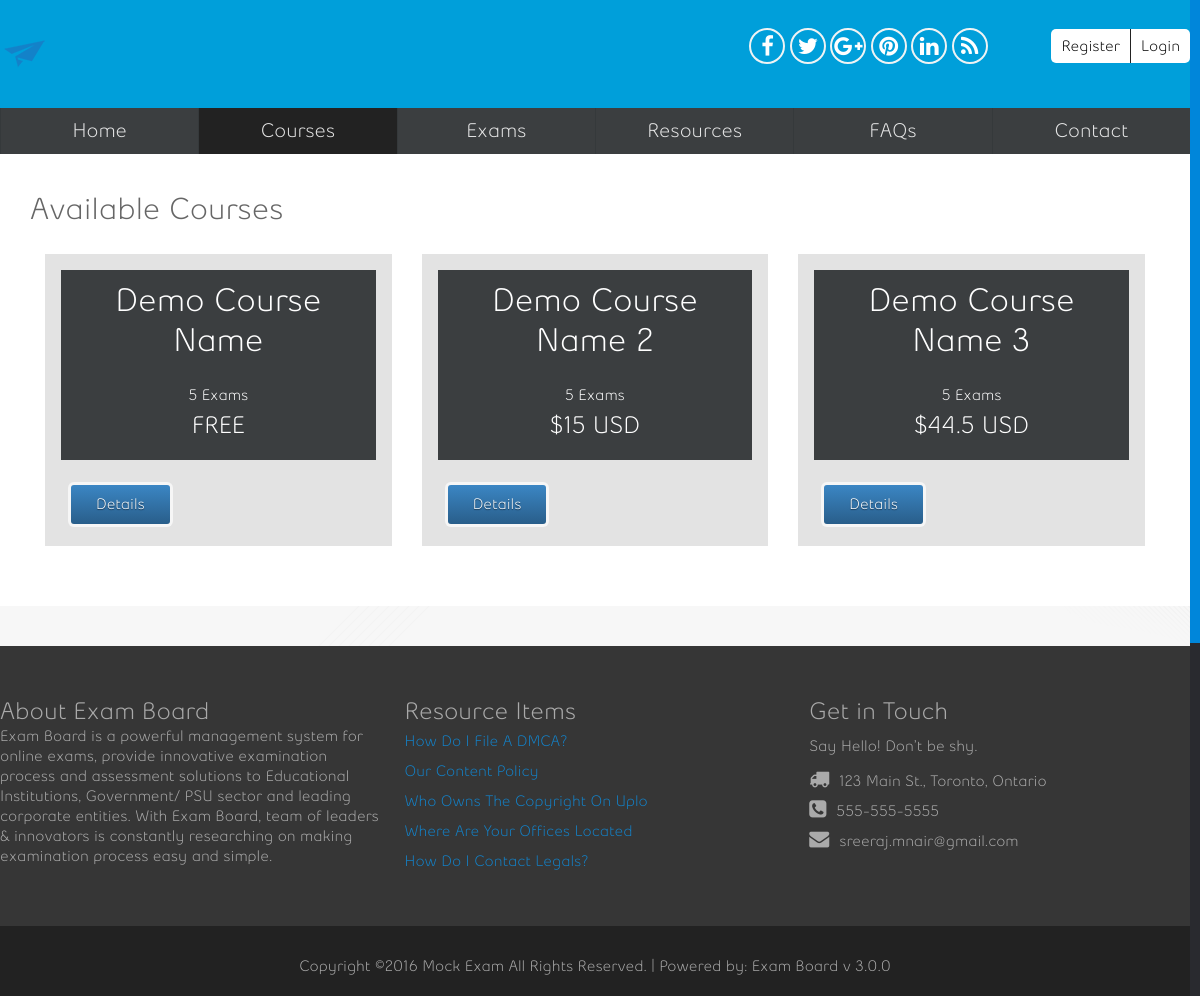
/courses.php, run on the app's committed database.
### tables this page shows
CREATE TABLE `settings` (
  `company` varchar(75) NOT NULL,
  `site_url` varchar(75) NOT NULL,
  `site_email` varchar(100) NOT NULL,
  `address` varchar(150) NOT NULL,
  `city` varchar(150) NOT NULL,
  `state` varchar(150) NOT NULL,
  `zip` varchar(16) NOT NULL,
  `phone` varchar(16) DEFAULT NULL,
  `fax` varchar(16) DEFAULT NULL,
  `logo` varchar(60) NOT NULL,
  `short_date` varchar(20) NOT NULL,
  `long_date` varchar(20) NOT NULL,
  `dtz` varchar(200) NOT NULL,
  `lang` varchar(2) NOT NULL DEFAULT 'en',
  `weekstart` tinyint(1) NOT NULL DEFAULT '1',
  `theme` varchar(30) DEFAULT NULL,
  `enable_reg` tinyint(1) NOT NULL DEFAULT '1',
  `enable_tax` tinyint(1) NOT NULL DEFAULT '0',
  `tax_name` varchar(55) NOT NULL,
  `tax_rate` varchar(8) NOT NULL DEFAULT '0',
  `tax_number` varchar(100) DEFAULT NULL,
  `enable_offline` tinyint(1) NOT NULL DEFAULT '1',
  `offline_info` text,
  `invoice_note` text,
  `invoice_number` varchar(40) DEFAULT NULL,
  `quote_number` varchar(40) DEFAULT NULL,
  `enable_uploads` tinyint(1) NOT NULL DEFAULT '1',
  `file_types` varchar(255) NOT NULL,
  `file_max` varchar(20) NOT NULL,
  `perpage` varchar(3) NOT NULL DEFAULT '10',
  `sbackup` varchar(50) DEFAULT NULL,
  `currency` varchar(4) DEFAULT NULL,
  `cur_symbol` varchar(6) DEFAULT NULL,
  `tsep` varchar(1) NOT NULL DEFAULT ',',
  `dsep` varchar(1) NOT NULL DEFAULT '.',
  `pp_email` varchar(50) DEFAULT NULL,
  `pp_pass` varchar(30) DEFAULT NULL,
  `pp_api` varchar(100) DEFAULT NULL,
  `pp_mode` tinyint(1) NOT NULL DEFAULT '0',
  `invdays` tinyint(1) NOT NULL DEFAULT '7',
  `mailer` enum('PHP','SMTP','SMAIL') NOT NULL DEFAULT 'PHP',
  `smtp_host` varchar(100) DEFAULT NULL,
  `smtp_user` varchar(50) DEFAULT NULL,
  `smtp_pass` varchar(50) DEFAULT NULL,
  `smtp_port` smallint(3) DEFAULT NULL,
  `sendmail` varchar(60) DEFAULT NULL,
  `is_ssl` tinyint(1) NOT NULL DEFAULT '0',
  `crmv` varchar(5) DEFAULT NULL,
  `passing_score` int(2) NOT NULL,
  `google_analytics` text NOT NULL,
  `social_gplus` varchar(75) NOT NULL,
  `social_twitter` varchar(75) NOT NULL,
  `social_facebook` varchar(75) NOT NULL,
  `social_pinterest` varchar(75) NOT NULL,
  `social_linkedin` varchar(75) NOT NULL,
  `social_rss` varchar(75) NOT NULL
);

CREATE TABLE `project_types` (
  `id` int(11) NOT NULL,
  `title` varchar(55) NOT NULL,
  `fees` float NOT NULL,
  `description` text NOT NULL,
  `recurring` int(11) NOT NULL,
  `period` varchar(11) NOT NULL,
  `days` int(11) NOT NULL
);

CREATE TABLE `resources` (
  `id` int(11) NOT NULL,
  `category` int(5) DEFAULT NULL,
  `title` varchar(30) DEFAULT NULL,
  `content` text NOT NULL
);

### lib/class_registry.php (called while the page is built, shortened)
<?php
  abstract class Registry
  {
      static $objects = array();
      public static function get($name)
      {
          return isset(self::$objects[$name]) ? self::$objects[$name] : null;
      }
      public static function set($name, $object)
      {
          self::$objects[$name] = $object;
      }
  }
?>

### init.php (called while the page is built, shortened)
<?php
  require_once(BASEPATH . "lib/class_db.php");
  require_once(BASEPATH . "lib/class_registry.php");
  require_once(BASEPATH . "lib/class_core.php");
  Registry::set('Core',new Core());
  $core = Registry::get("Core");
  require_once(BASEPATH . "lib/class_user.php");
  $user = Registry::get("Users");
  require_once(BASEPATH . "lib/class_content.php");
  $content = Registry::get("Content");
?>

### lib/class_core.php (called while the page is built, shortened)
<?php
  class Core
  {
      function __construct()
      {
          $this->getSettings();
          $this->year = (get('year')) ? get('year') : strftime('%Y');
          $this->month = (get('month')) ? get('month') : strftime('%m');
          $this->day = (get('day')) ? get('day') : strftime('%d');
          return mktime(0, 0, 0, $this->month, $this->day, $this->year);
      }
      private function getSettings()
      {
          $sql = "SELECT * FROM " . self::sTable;
          $row = Registry::get("Database")->first($sql);
          $this->company = $row->company;
          $this->site_email = $row->site_email;
          $this->address = $row->address;
          $this->city = $row->city;
          $this->state = $row->state;
          $this->phone = $row->phone;
          $this->logo = $row->logo;
		  $this->theme  = $row->theme;
          $this->crmv = $row->crmv;
		  $this->social_gplus = $row->social_gplus;
		  $this->social_facebook = $row->social_facebook;
		  $this->social_twitter = $row->social_twitter;
		  $this->social_pinterest = $row->social_pinterest;
		  $this->social_linkedin = $row->social_linkedin;
		  $this->social_rss = $row->social_rss;
      }
  }
?>

### lib/class_db.php (called while the page is built, shortened)
<?php
  class Database
  {
      private $server = "";
      private $user = "";
      private $pass = "";
      protected $link_id = 0;
      protected $query_id = 0;
      function __construct($server, $user, $pass, $database)
      {
          $this->server = $server;
          $this->user = $user;
          $this->pass = $pass;
      }
      public function connect()
      {
          $this->link_id = $this->connect_db($this->server, $this->user, $this->pass);
		  mysqli_set_charset($this->link_id, "utf8");
      }
      private function connect_db($server, $user, $pass)
      {
          return mysqli_connect($server, $user, $pass);
      }
      public function query($sql)
      {
          if (trim($sql != "")) {
              $this->query_id = mysqli_query($this->link_id, $sql);
          }
          return $this->query_id;
      }
      public function first($string, $type = false)
      {
          $query_id = $this->query($string);
          $record = $this->fetch($query_id, $type);
          return $record;
      }
      public function fetch($query_id, $type = false)
      {
          if ($query_id)
              $this->query_id = $query_id;
          if (isset($this->query_id)) {
              $record = ($type) ? mysqli_fetch_array($this->query_id, MYSQL_ASSOC) : mysqli_fetch_object($this->query_id);
          } else
              $this->error("Invalid query_id: <b>" . $this->query_id . "</b>. Records could not be fetched.");
          return $record;
      }
      public function fetch_all($sql, $type = false)
      {
          $query_id = $this->query($sql);
          $record = array();
          while ($row = $this->fetch($query_id, $type)) :
              $record[] = $row;
          endwhile;
          return $record;
      }
      private function free($query_id)
      {
          if ($query_id)
              $this->query_id = $query_id;
          return mysqli_free_result($this->query_id);
      }
  }
?>

### lib/class_user.php (called while the page is built, shortened)
<?php
  class Users
  {
      private function startSession()
      {
          $this->logged_in = $this->loginCheck();
      }
      private function loginCheck()
      {
          if (isset($_SESSION['username']) && $_SESSION['username'] != "Guest") {
              $row = $this->getUserInfo($_SESSION['username']);
              $this->uid = $row->id;
              $this->username = $row->username;
              $this->email = $row->email;
              $this->name = $row->fname . ' ' . $row->lname;
			  $this->ucompany = $row->company;
              $this->userlevel = $row->userlevel;
			  $this->avatar = $row->avatar;
              $this->sesid = sha1(session_id());
			  $this->currency = $row->currency;
              return true;
          } else {
              return false;
          }
      }
	  public function pfile()
	  {
		$file = $_SERVER["SCRIPT_NAME"];
		$break = Explode('/', $file);
		$pfile = $break[count($break) - 1];
		return $pfile;
	  }
  }
?>

### lib/class_content.php (called while the page is built, shortened)
<?php
  class Content
  {
      private static $db;
      public function __construct()
      {
          self::$db = Registry::get("Database");
      }
	  public function is_bot()
	  {
			return false;
	  }
	  public function tracker()
      {
		(isset($_SERVER['REMOTE_ADDR']) && $_SERVER['REMOTE_ADDR'] != '') ? $ip = $_SERVER['REMOTE_ADDR'] : $ip = 'undefined';
		(isset($_SERVER['QUERY_STRING']) && $_SERVER['QUERY_STRING'] != '') ? $query_string = $_SERVER['QUERY_STRING'] : $query_string = 'undefined';
		(isset($_SERVER['HTTP_REFERER']) && $_SERVER['HTTP_REFERER'] != '') ? $http_referer = $_SERVER['HTTP_REFERER'] : $http_referer = 'undefined';
		(isset($_SERVER['HTTP_USER_AGENT']) && $_SERVER['HTTP_USER_AGENT'] != '') ? $http_user_agent = $_SERVER['HTTP_USER_AGENT'] : $http_user_agent = 'undefined';
		if ($this->is_bot())
			$isbot = 1;
		else
			$isbot = 0;
		$country = '';
		$city = '';
		$date = date("Y-m-d");
		$time = date("H:i:s");
		$data = array(
			'country' => $country,
			'city' => $city,
			'created' => $date,
			'time' => $time,
			'ip' => $ip,
			'query_string' => $query_string,
			'http_referer' => $http_referer,
			'http_user_agent' => $http_user_agent,
			'isbot' => $isbot
		);
		self::$db->insert("tracker", $data);
      }
      public function getFWResources()
      {
		$sql = "SELECT id, title FROM resources ORDER BY `id` DESC LIMIT 5";
          $row = self::$db->fetch_all($sql);
          return ($row) ? $row : 0;
      }
      public function getProjectTypes()
      {
          $sql = "SELECT * FROM project_types";
          $row = self::$db->fetch_all($sql);
          return ($row) ? $row : 0;
      }
  }
?>

### lang/en.lang.php (called while the page is built, shortened)
<?php
  function lang($phrase)
  {
	  return $lang[$phrase];
  }
?>

### courses.php (the view, shortened to what this page needs)
<?php
  require_once("init.php");
?>
<?php include("header.php");?>
<?php $courses = $content->getProjectTypes();?>
<?php if($courses):?>
<div class="row xform course-box">
	<h1>Available Courses</h1>
	<?php foreach ($courses as $course):?>
	<section class="col col-4">
	  <div class="box">
		  <div class="course-upper">
			<a href="exams.php?sort=<?php echo $course->id;?>"><h1><?php echo $course->title;?></h1></a>
			<h4>5 Exams</h4>
			<?php if($course->fees <= 0){ ?>
			<h2>FREE</h2>
			<?php } else { ?>
			<h2>$<?php echo $course->fees;?> USD<?php if($course->recurring == 1){ echo '/' . $course->days . $course->period; } ?></h2>
			<?php } ?>
		  </div>
		  <div class="course-lower">
			<a href="exams.php?sort=<?php echo $course->id;?>" class="button course-details">Details</a>
		  </div>
	  </div>
	</section>
	<?php endforeach;?>
</div>
<?php endif;?>
<?php include("footer.php");?>

### header.php (shortened to what this page needs)
<!DOCTYPE html>
<html lang="en">
<head>
<link rel="stylesheet" href="theme/<?php echo $core->theme;?>/front/style/style.css"  type="text/css" />
<link rel="stylesheet" href="assets/style/jquery-ui.css" type="text/css" />
<link rel="stylesheet" type="text/css" href="assets/fancybox/jquery.fancybox.css" media="screen" />
<link rel="stylesheet" type="text/css" href="assets/style/flexslider.css" media="screen" />
<link href="//maxcdn.bootstrapcdn.com/font-awesome/4.2.0/css/font-awesome.min.css" rel="stylesheet">
<link rel="stylesheet" href="theme/<?php echo $core->theme;?>/front/style/new.css"  type="text/css" />
</head>
<body data-smooth-scrolling="1">
<div class="bg">
<div class="container" style="background: #009fda;">
<div class="in-grid">
    <section id="crumbs" class="row crumbs2">
      <div class="col grid_6">
        <a href="index.php"><?php echo ($core->logo) ? '<img src="'.SITEURL.'/uploads/'.$core->logo.'" alt="'.$core->company.'" class="front-logo"/>': $core->company;?></a>
      </div>
	  <div class="col grid_14">
		<ul class="social">
		<?php if($core->social_facebook != ''){ ?>
			<li><a href="<?php echo $core->social_facebook;?>" target="_blank"><i class="fa fa-facebook feature-icon"></i></a></li>
		<?php } if($core->social_twitter != ''){ ?>
			<li><a href="<?php echo $core->social_twitter;?>" target="_blank"><i class="fa fa-twitter feature-icon"></i></a></li>
		<?php } if($core->social_gplus != ''){ ?>
			<li><a href="<?php echo $core->social_gplus;?>" target="_blank"><i class="fa fa-google-plus feature-icon"></i></a></li>
		<?php } if($core->social_pinterest != ''){ ?>
			<li><a href="<?php echo $core->social_pinterest;?>" target="_blank"><i class="fa fa-pinterest feature-icon"></i></a></li>
		<?php } if($core->social_linkedin != ''){ ?>
			<li><a href="<?php echo $core->social_linkedin;?>" target="_blank"><i class="fa fa-linkedin feature-icon"></i></a></li>
		<?php } if($core->social_rss != ''){ ?>
			<li><a href="<?php echo $core->social_rss;?>" target="_blank"><i class="fa fa-rss feature-icon"></i></a></li>
		<?php } ?>
		</ul>
      </div>
	  <div class="col grid_4 header-login">
		<?php if (!$user->logged_in){ ?>
			<a href="index.php#loginbox" class="button-login">Login</a><a href="register.php" class="button-register">Register</a>
		<?php } else { ?>
			<a href="logout.php" class="button-logout">Logout</a>
		<?php }  ?>
      </div>
    </section>
	<header id="header" class="clearfix">
	  <div class="row grid_24 clearfix">
		<nav id="menu" class="nav">
		  <ul>
			<li<?php if($user->pfile() == 'index.php' || $user->pfile() == 'account.php') echo ' class="active"';?>> <a href="index.php"><span>Home</span> </a> </li>
			<li<?php if($user->pfile() == 'courses.php') echo ' class="active"';?>> <a href="courses.php"><span>Courses</span> </a> </li>
			<li<?php if($user->pfile() == 'exams.php') echo ' class="active"';?>> <a href="exams.php"><span>Exams</span> </a> </li>
			<li<?php if($user->pfile() == 'resources.php') echo ' class="active"';?>> <a href="resources.php"><span>Resources</span> </a> </li>
			<li<?php if($user->pfile() == 'faqs.php') echo ' class="active"';?>> <a href="faqs.php"><span>FAQs</span> </a> </li>
			<li<?php if($user->pfile() == 'contact.php') echo ' class="active"';?>> <a href="contact.php"><span>Contact</span> </a> </li>
		  </ul>
		</nav>
	  </div>
	</header>
</div>
</div>
<div class="container in-grid">
  <div  class="row grid_24">

### footer.php (shortened to what this page needs)
  </div>
</div>
</div>
<?php $resources = $content->getFWResources();?>
<div class="footer-panel">
	<section class="row in-grid">
		<div class="col grid_8">
			<h2><?php echo lang('FW_ABOUT'); ?></h2>
			<p><?php echo lang('FW_ABOUTTEXT'); ?></p>
		</div>
		<div class="col grid_8">
			<h2><?php echo lang('FW_RESOURCE'); ?></h2>
			<?php if(!$resources):?>
			<?php echo Filter::msgInfo(lang('FW_NORESOURCE'),false);?>
			<?php else:?>
			<ul>
				<?php foreach ($resources as $row):?>
				<li><a href="resources.php?action=details&amp;id=<?php echo $row->id;?>"><h4><?php echo $row->title;?></h4></a></li>
				<?php endforeach; ?>
			</ul>
			<?php endif;?>
		</div>
		<div class="col grid_8 fw_git">
			<h2><?php echo lang('FW_GIT'); ?></h2>
			<p>Say Hello! Don’t be shy.</p>
			<ul>
				<li><i class="icon-truck"></i><span><?php echo $core->address . ', ' . $core->city . ', ' . $core->state;?></span><li>
				<li><i class="icon-phone-sign"></i><span><?php echo $core->phone;?></span><li>
				<li><i class="icon-envelope"></i><span><?php echo $core->site_email;?></span><li>
			</ul>
		</div>
	</section>
</div>
<footer id="footer" class="clearfix">
  <div class="row">
    <div class="fotter-wrap">
      <div class="col grid_24">
        <div class="copyright top10">Copyright &copy;<?php echo date('Y').' '.$core->company;?>  All Rights Reserved. | Powered by: Exam Board v <?php echo $core->crmv;?></div>
      </div>
    </div>
  </div>
</footer>
</body></html>

### data on the page
settings: logo (picture), address "123 Main St.", city "Toronto", state "Ontario", phone "555-555-5555", site_email "sreeraj.mnair@gmail.com", company "Mock Exam", crmv "3.0.0"
project_types: title "Demo Course Name", fees "FREE"
project_types: title "Demo Course Name 2", fees "15"
project_types: title "Demo Course Name 3", fees "44.5"
resources: title "How Do I File A DMCA?"
resources: title "Our Content Policy"
resources: title "Who Owns The Copyright On Uplo"
resources: title "Where Are Your Offices Located"
resources: title "How Do I Contact Legals?"

### other printed values
lang('FW_ABOUT') "About Exam Board"
lang('FW_RESOURCE') "Resource Items"
lang('FW_GIT') "Get in Touch"
